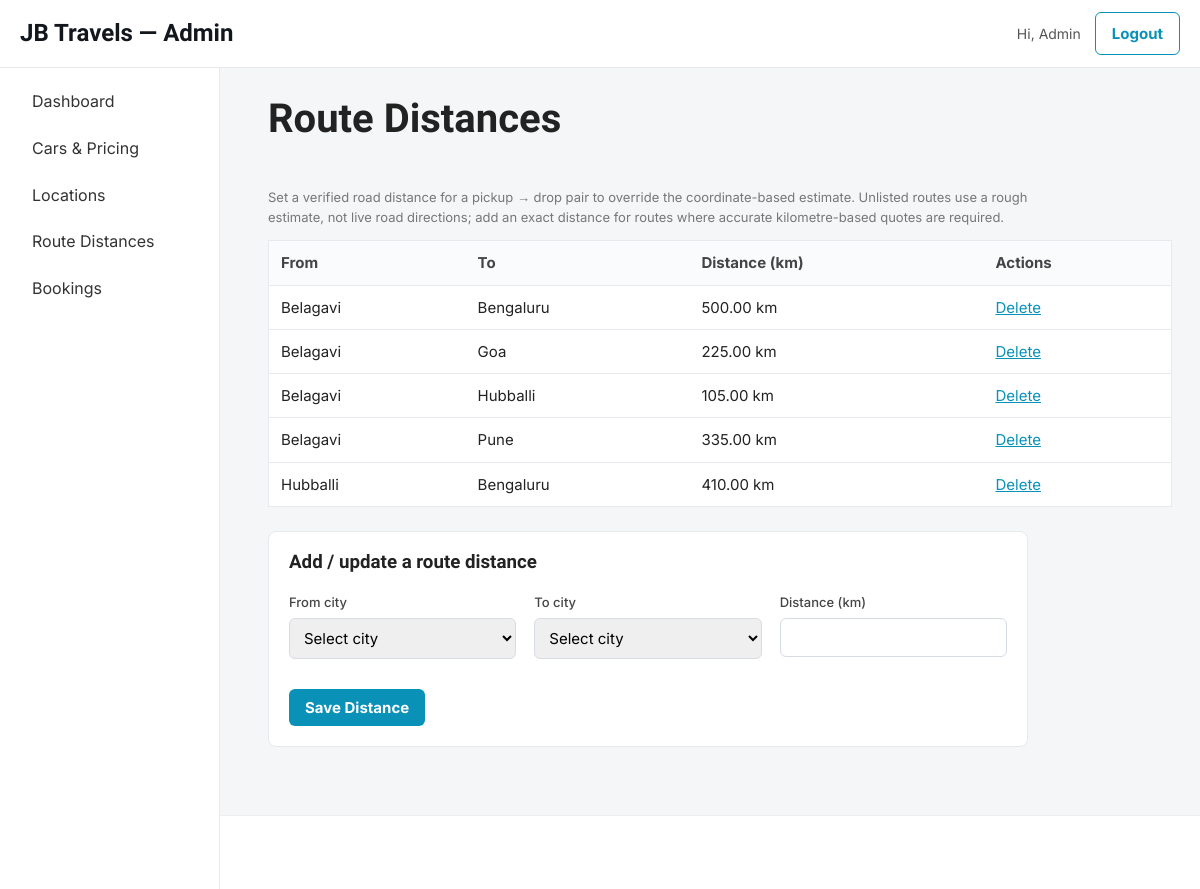
The app's page /admin/locations/distances.php (signed in) with its own data.
### tables this page shows
CREATE TABLE distances (
    id INT AUTO_INCREMENT PRIMARY KEY,
    from_location_id INT NOT NULL,
    to_location_id INT NOT NULL,
    distance_km DECIMAL(10,2) NOT NULL,
    created_at TIMESTAMP DEFAULT CURRENT_TIMESTAMP,
    updated_at TIMESTAMP DEFAULT CURRENT_TIMESTAMP ON UPDATE CURRENT_TIMESTAMP,
    UNIQUE KEY uniq_route (from_location_id, to_location_id),
    FOREIGN KEY (from_location_id) REFERENCES locations(id) ON DELETE CASCADE,
    FOREIGN KEY (to_location_id) REFERENCES locations(id) ON DELETE CASCADE
);

CREATE TABLE locations (
    id INT AUTO_INCREMENT PRIMARY KEY,
    city VARCHAR(100) NOT NULL,
    state VARCHAR(100),
    country VARCHAR(100) DEFAULT 'India',
    latitude DECIMAL(10,7),
    longitude DECIMAL(10,7),
    status TINYINT(1) DEFAULT 1,
    created_at TIMESTAMP DEFAULT CURRENT_TIMESTAMP,
    INDEX idx_city (city)
);

### admin/locations/distances.php (the view, shortened to what this page needs)
<?php
$pdo = Database::getConnection();
$distances = $pdo->query('
    SELECT d.*, a.city AS from_city, b.city AS to_city
    FROM distances d
    JOIN locations a ON a.id = d.from_location_id
    JOIN locations b ON b.id = d.to_location_id
    ORDER BY a.city, b.city
')->fetchAll();
include __DIR__ . '/../includes/header.php';
include __DIR__ . '/../includes/sidebar.php';
?>
<main class="admin-main">
  <div class="page-head"><h1>Route Distances</h1></div>
  <p class="hint">Set a verified road distance for a pickup &rarr; drop pair to override the coordinate-based estimate.
    Unlisted routes use a rough estimate, not live road directions; add an exact distance for routes where accurate
    kilometre-based quotes are required.</p>
  <table class="admin-table">
    <thead><tr><th>From</th><th>To</th><th>Distance (km)</th><th>Actions</th></tr></thead>
    <tbody>
      <?php foreach ($distances as $d): ?>
        <tr>
          <td><?= htmlspecialchars($d['from_city']) ?></td>
          <td><?= htmlspecialchars($d['to_city']) ?></td>
          <td><?= number_format((float)$d['distance_km'], 2) ?> km</td>
          <td><a class="danger" href="distances.php?action=delete&amp;id=<?= (int)$d['id'] ?>" onclick="return confirm('Remove this override?')">Delete</a></td>
        </tr>
      <?php endforeach; ?>
    </tbody>
  </table>
  <section class="panel">
    <h3>Add / update a route distance</h3>
    <form method="post" class="stacked-form">
      <div class="form-grid">
        <div class="field">
          <label>From city</label>
          <select name="from_location_id" required>
            <option value="">Select city</option>
          </select>
        </div>
        <div class="field">
          <label>To city</label>
          <select name="to_location_id" required>
            <option value="">Select city</option>
          </select>
        </div>
        <div class="field">
          <label>Distance (km)</label>
          <input type="number" step="0.01" min="0.01" name="distance_km" required>
        </div>
      </div>
      <div class="form-actions"><button type="submit" class="btn">Save Distance</button></div>
    </form>
  </section>
</main>
<?php include __DIR__ . '/includes/footer.php'; ?>

### assets/css/admin.css (style rules this page uses)
:root { --admin-display:"Barlow Condensed",sans-serif; --admin-body:"Inter",sans-serif; --jb-yellow:#f4b400; --jb-ink:#12161d; --jb-blue:#0a91b8; --jb-green:#1a9b5c; --jb-red:#c0392b; --jb-line:#e7e9ee; --jb-paper:#f4f6f8; }
* { box-sizing:border-box; }
body { font-family:var(--admin-body);font-size:16px;line-height:1.55;background:var(--jb-paper);color:#222;margin:0 }
h1,h2,h3,h4,h5 { font-family:var(--admin-display);font-weight:700;line-height:1.15 }
button,input,select,textarea { font-family:var(--admin-body) }
input,select,textarea { font-size:15px }
a { color:var(--jb-blue) }
.admin-main { margin-left:240px;padding:28px;max-width:1100px }
.admin-main h1 { font-size:clamp(32px,4vw,40px);margin-top:0 }
.page-head { display:flex;justify-content:space-between;align-items:center;margin-bottom:18px;flex-wrap:wrap;gap:10px }
.panel { background:#fff;padding:20px;border:1px solid var(--jb-line);border-radius:8px;margin-top:24px;max-width:760px }
.panel h3 { margin-top:0 }
.admin-table { width:100%;border-collapse:collapse;background:#fff;border:1px solid var(--jb-line) }
.admin-table th,.admin-table td { border-bottom:1px solid var(--jb-line);padding:10px 12px;text-align:left;font-size:15px;vertical-align:middle }
.admin-table th { background:#fafbfc;font-weight:700;color:#444 }
.btn { display:inline-block;padding:9px 16px;background:var(--jb-blue);color:#fff;border-radius:6px;text-decoration:none;border:none;font-weight:700;font-size:15px;cursor:pointer }
.stacked-form .field { margin-bottom:14px;display:flex;flex-direction:column;gap:6px }
.stacked-form label { font-size:13px;font-weight:500;color:#444 }
.stacked-form input,.stacked-form select,.stacked-form textarea { padding:9px 10px;border:1px solid #d7dbe2;border-radius:6px;font-size:15px;font-family:var(--admin-body) }
.form-grid { display:grid;grid-template-columns:repeat(auto-fill,minmax(220px,1fr));gap:6px 18px }
.form-actions { margin-top:16px;display:flex;gap:10px;align-items:center;flex-wrap:wrap }
.hint { color:#777;font-size:13px;max-width:760px }

### records on screen
distances: from_location.city "Belagavi", to_location.city "Bengaluru", distance_km "500.00"
distances: from_location.city "Belagavi", to_location.city "Goa", distance_km "225.00"
distances: from_location.city "Belagavi", to_location.city "Hubballi", distance_km "105.00"
distances: from_location.city "Belagavi", to_location.city "Pune", distance_km "335.00"
distances: from_location.city "Hubballi", to_location.city "Bengaluru", distance_km "410.00"

### other values on screen
$adminName "Admin"
